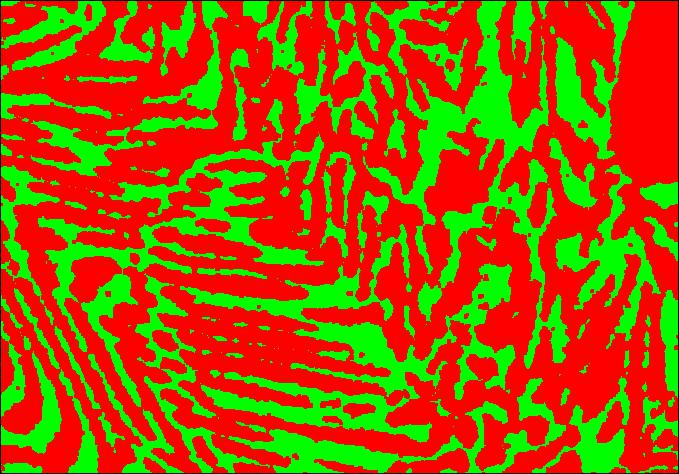

The Python source for this figure:
"""
Using Random walker to generate lables and then segment and finally cleanup using closing operation.
"""


import matplotlib.pyplot as plt
from skimage import io, img_as_float
import numpy as np


img = img_as_float(io.imread("Alloy_noisy.jpg"))

#plt.hist(img.flat, bins=100, range=(0, 1)) 

# Very noisy image so histogram looks horrible. Let us denoise and see if it helps.

from skimage.restoration import denoise_nl_means, estimate_sigma

sigma_est = np.mean(estimate_sigma(img, multichannel=True))
denoise_img = denoise_nl_means(img, h=1.15 * sigma_est, fast_mode=True, 
                               patch_size=5, patch_distance=3, multichannel=True)
                           
#plt.hist(denoise_img.flat, bins=100, range=(0, 1)) 
# Much better histogram and now we can see two separate peaks. 
#Still close enough so cannot use histogram based segmentation.
#Let us see if we can get any better by some preprocessing.
#Let's try histogram equalization

from skimage import exposure   #Contains functions for hist. equalization

#eq_img = exposure.equalize_hist(denoise_img)
eq_img = exposure.equalize_adapthist(denoise_img)
#plt.imshow(eq_img, cmap='gray')
#plt.hist(denoise_img.flat, bins=100, range=(0., 1))

#Not any better. Let us stretch the hoistogram between 0.7 and 0.95

# The range of the binary image spans over (0, 1).
# For markers, let us include all between each peak.
markers = np.zeros(img.shape, dtype=np.uint)

markers[(eq_img < 0.8) & (eq_img > 0.7)] = 1
markers[(eq_img > 0.85) & (eq_img < 0.99)] = 2

from skimage.segmentation import random_walker
# Run random walker algorithm
# https://scikit-image.org/docs/dev/api/skimage.segmentation.html#skimage.segmentation.random_walker
labels = random_walker(eq_img, markers, beta=10, mode='bf')
plt.imsave("markers.jpg", markers)
segm1 = (labels == 1)
segm2 = (labels == 2)
all_segments = np.zeros((eq_img.shape[0], eq_img.shape[1], 3)) #nothing but denoise img size but blank

all_segments[segm1] = (1,0,0)
all_segments[segm2] = (0,1,0)

#plt.imshow(all_segments)

from scipy import ndimage as nd

segm1_closed = nd.binary_closing(segm1, np.ones((3,3)))
segm2_closed = nd.binary_closing(segm2, np.ones((3,3)))

all_segments_cleaned = np.zeros((eq_img.shape[0], eq_img.shape[1], 3)) 

all_segments_cleaned[segm1_closed] = (1,0,0)
all_segments_cleaned[segm2_closed] = (0,1,0)

plt.imshow(all_segments_cleaned) 
plt.imsave("random_walker.jpg", all_segments_cleaned)